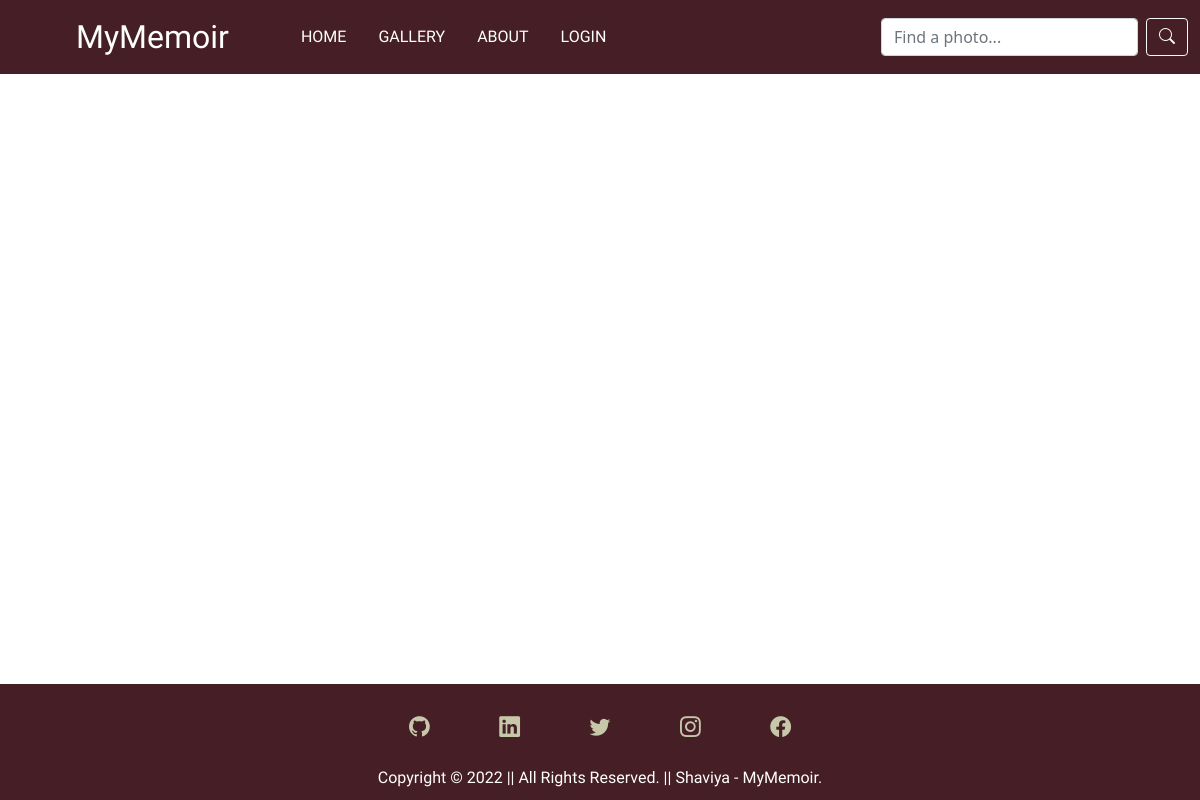
The app's page /gallery/, older data.
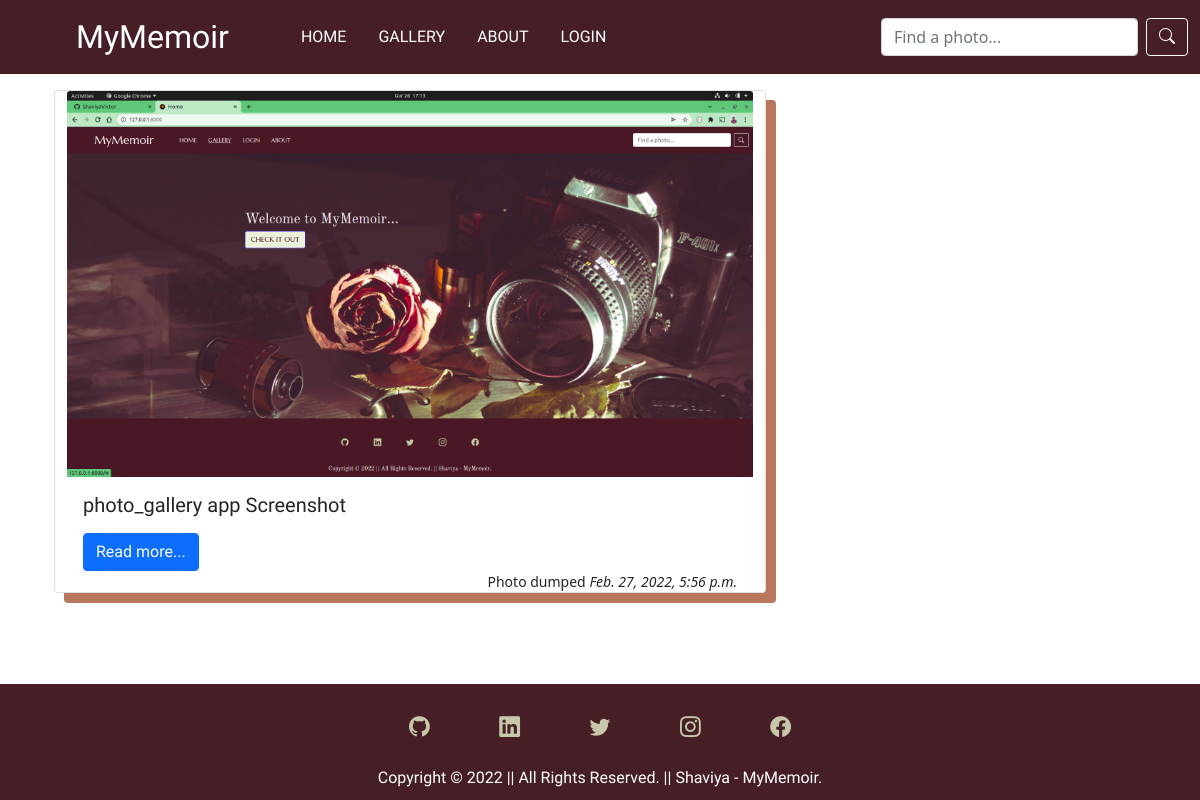
The same page, newer data.
### memoir/models.py (models this page shows, shortened)
class photos(models.Model) :
  img_title  = models.CharField(max_length=100)
  img_description = models.TextField()
  image = models.ImageField(upload_to='Images/')
  date_posted = models.DateTimeField(default=timezone.now)
  author = models.ForeignKey(User, on_delete=models.CASCADE)
  img_categories = models.CharField(max_length=255)
  img_location = models.ManyToManyField(location)
  class Meta :
    ordering = ['-img_title']

### memoir/views.py (the view)
# urls.py: path('gallery/', views.gallery, name='Memoir~Gallery'),
def gallery(request) :
  context = {
    'memories':photos.objects.all(),
    'categories':categories.objects.all(),
  }
  return render(request, 'memoir/gallery.html', context)

### memoir/templates/memoir/gallery.html (shortened to what this page needs)
{% extends 'memoir/base.html' %}
{% load static %}
{% block content %}
<!DOCTYPE html>
<html>
  <head>
    <link rel="stylesheet" href="{% static 'memoir/gallery.css' %}">
  </head>
  <body>
    {% for memory in memories %}
    <div class="container">
      <div class="row justify-content-around flex">
          <div class="card col-4 center">
            <img src="{{ memory.image.url }}" class="card-img-top" alt="...">
            <div class="card-body">
              <h5 class="card-title">{{ memory.img_title }}</h5>
              <a href="#" class="btn btn-primary">Read more...</a>
              <br>
              <small>Photo dumped <i>{{ memory.date_posted }}</i></small>
            </div>
          </div>
      </div>
    </div>
    {% endfor %}
  </body>
</html>
{% endblock content %}

Row changes from the older to the newer data that the page shows:
added photos: image (picture), img_title "photo_gallery app Screenshot", date_posted "Feb. 27, 2022, 5:56 p.m."
